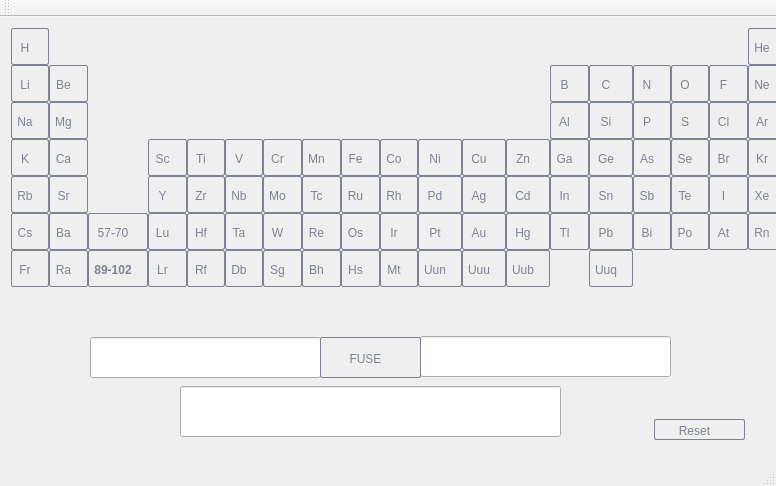
<?xml version="1.0" encoding="UTF-8"?>
<ui version="4.0">
 <class>PeriodicTable</class>
 <widget class="QMainWindow" name="PeriodicTable">
  <property name="geometry">
   <rect>
    <x>0</x>
    <y>0</y>
    <width>776</width>
    <height>486</height>
   </rect>
  </property>
  <property name="windowTitle">
   <string>Elements</string>
  </property>
  <property name="styleSheet">
   <string notr="true">QPushButton:hover{
        background: qlineargradient(x1 : 0, y1 : 0, x2 : 0, y2 :   1, stop :   0.0 #ffd9aa,
                stop :   0.5 #ffbb6e, stop :   0.55 #feae42, stop :   1.0 #fedb74);
}

QPushButton {
        border: 1px solid #7d8392;
        border-radius: 2px;
        padding: 5px 15px 2px 5px;
        background: qlineargradient(x1 : 0, y1 : 0, x2 : 0, y2 :   1, stop :   0.0 #f5f9ff,
                stop :   0.5 #c7dfff, stop :   0.55 #afd2ff, stop :   1.0 #c0dbff);
        color: #7d8392;
        font: bold large &quot;Arial&quot;;
        height: 30px;
}




QPushButton:pressed {
        background: qlineargradient(x1 : 0, y1 : 0, x2 : 0, y2 :   1, stop :   0.0 #c0dbff,
        stop :   0.5 #cfd26f, stop :   0.55 #c7df6f, stop :   1.0 #f5f9ff);
        padding-top: 2px;
        padding-left: 3px;

}


QPushButton:on {
        background: qlineargradient(x1 : 0, y1 : 0, x2 : 0, y2 :   1, stop :   0.0 #5AA72D,
        stop :   0.5 #B3E296, stop :   0.55 #B3E296, stop :   1.0 #f5f9ff);
        padding-top: 2px;
        padding-left: 3px;
}
</string>
  </property>
  <widget class="QWidget" name="centralWidget">
   <widget class="QWidget" name="layoutWidget">
    <property name="geometry">
     <rect>
      <x>0</x>
      <y>0</y>
      <width>797</width>
      <height>281</height>
     </rect>
    </property>
    <layout class="QGridLayout" name="gridLayout">
     <property name="sizeConstraint">
      <enum>QLayout::SetNoConstraint</enum>
     </property>
     <property name="spacing">
      <number>0</number>
     </property>
     <item row="2" column="14">
      <widget class="QPushButton" name="Si">
       <property name="text">
        <string>Si</string>
       </property>
      </widget>
     </item>
     <item row="3" column="17">
      <widget class="QPushButton" name="Br">
       <property name="text">
        <string>Br</string>
       </property>
      </widget>
     </item>
     <item row="3" column="7">
      <widget class="QPushButton" name="Mn">
       <property name="text">
        <string>Mn</string>
       </property>
      </widget>
     </item>
     <item row="3" column="11">
      <widget class="QPushButton" name="Cu">
       <property name="text">
        <string>Cu</string>
       </property>
      </widget>
     </item>
     <item row="3" column="6">
      <widget class="QPushButton" name="Cr">
       <property name="text">
        <string>Cr</string>
       </property>
      </widget>
     </item>
     <item row="3" column="5">
      <widget class="QPushButton" name="V">
       <property name="text">
        <string>V</string>
       </property>
      </widget>
     </item>
     <item row="3" column="4">
      <widget class="QPushButton" name="Ti">
       <property name="text">
        <string>Ti</string>
       </property>
      </widget>
     </item>
     <item row="3" column="9">
      <widget class="QPushButton" name="Co">
       <property name="text">
        <string>Co</string>
       </property>
      </widget>
     </item>
     <item row="3" column="16">
      <widget class="QPushButton" name="Se">
       <property name="text">
        <string>Se</string>
       </property>
      </widget>
     </item>
     <item row="2" column="18">
      <widget class="QPushButton" name="Ar">
       <property name="text">
        <string>Ar</string>
       </property>
      </widget>
     </item>
     <item row="3" column="10">
      <widget class="QPushButton" name="Ni">
       <property name="text">
        <string>Ni</string>
       </property>
      </widget>
     </item>
     <item row="2" column="17">
      <widget class="QPushButton" name="Cl">
       <property name="text">
        <string>Cl</string>
       </property>
      </widget>
     </item>
     <item row="3" column="0">
      <widget class="QPushButton" name="K">
       <property name="text">
        <string>K</string>
       </property>
      </widget>
     </item>
     <item row="3" column="1">
      <widget class="QPushButton" name="Ca">
       <property name="text">
        <string>Ca</string>
       </property>
      </widget>
     </item>
     <item row="3" column="3">
      <widget class="QPushButton" name="Sc">
       <property name="text">
        <string>Sc</string>
       </property>
      </widget>
     </item>
     <item row="3" column="12">
      <widget class="QPushButton" name="Zn">
       <property name="text">
        <string>Zn</string>
       </property>
      </widget>
     </item>
     <item row="3" column="8">
      <widget class="QPushButton" name="Fe">
       <property name="text">
        <string>Fe</string>
       </property>
      </widget>
     </item>
     <item row="3" column="13">
      <widget class="QPushButton" name="Ga">
       <property name="text">
        <string>Ga</string>
       </property>
      </widget>
     </item>
     <item row="3" column="14">
      <widget class="QPushButton" name="Ge">
       <property name="text">
        <string>Ge</string>
       </property>
      </widget>
     </item>
     <item row="3" column="15">
      <widget class="QPushButton" name="As">
       <property name="text">
        <string>As</string>
       </property>
      </widget>
     </item>
     <item row="2" column="13">
      <widget class="QPushButton" name="Al">
       <property name="text">
        <string>Al</string>
       </property>
      </widget>
     </item>
     <item row="2" column="16">
      <widget class="QPushButton" name="S">
       <property name="text">
        <string>S</string>
       </property>
      </widget>
     </item>
     <item row="1" column="18">
      <widget class="QPushButton" name="Ne">
       <property name="text">
        <string>Ne</string>
       </property>
      </widget>
     </item>
     <item row="1" column="17">
      <widget class="QPushButton" name="F">
       <property name="text">
        <string>F</string>
       </property>
      </widget>
     </item>
     <item row="1" column="16">
      <widget class="QPushButton" name="O">
       <property name="text">
        <string>O</string>
       </property>
      </widget>
     </item>
     <item row="1" column="15">
      <widget class="QPushButton" name="N">
       <property name="text">
        <string>N</string>
       </property>
      </widget>
     </item>
     <item row="1" column="14">
      <widget class="QPushButton" name="C">
       <property name="text">
        <string>C</string>
       </property>
      </widget>
     </item>
     <item row="1" column="13">
      <widget class="QPushButton" name="B">
       <property name="text">
        <string>B</string>
       </property>
      </widget>
     </item>
     <item row="1" column="1">
      <widget class="QPushButton" name="Be">
       <property name="text">
        <string>Be</string>
       </property>
      </widget>
     </item>
     <item row="1" column="0">
      <widget class="QPushButton" name="Li">
       <property name="text">
        <string>Li</string>
       </property>
      </widget>
     </item>
     <item row="0" column="18">
      <widget class="QPushButton" name="He">
       <property name="text">
        <string>He</string>
       </property>
      </widget>
     </item>
     <item row="0" column="0">
      <widget class="QPushButton" name="H">
       <property name="sizePolicy">
        <sizepolicy hsizetype="Minimum" vsizetype="Fixed">
         <horstretch>0</horstretch>
         <verstretch>0</verstretch>
        </sizepolicy>
       </property>
       <property name="text">
        <string>H</string>
       </property>
      </widget>
     </item>
     <item row="4" column="3">
      <widget class="QPushButton" name="Y">
       <property name="text">
        <string>Y</string>
       </property>
      </widget>
     </item>
     <item row="4" column="1">
      <widget class="QPushButton" name="Sr">
       <property name="text">
        <string>Sr</string>
       </property>
      </widget>
     </item>
     <item row="4" column="0">
      <widget class="QPushButton" name="Rb">
       <property name="text">
        <string>Rb</string>
       </property>
      </widget>
     </item>
     <item row="3" column="18">
      <widget class="QPushButton" name="Kr">
       <property name="text">
        <string>Kr</string>
       </property>
      </widget>
     </item>
     <item row="2" column="0">
      <widget class="QPushButton" name="Na">
       <property name="text">
        <string>Na</string>
       </property>
      </widget>
     </item>
     <item row="2" column="1">
      <widget class="QPushButton" name="Mg">
       <property name="text">
        <string>Mg</string>
       </property>
      </widget>
     </item>
     <item row="4" column="7">
      <widget class="QPushButton" name="Tc">
       <property name="text">
        <string>Tc</string>
       </property>
      </widget>
     </item>
     <item row="4" column="8">
      <widget class="QPushButton" name="Ru">
       <property name="text">
        <string>Ru</string>
       </property>
      </widget>
     </item>
     <item row="4" column="9">
      <widget class="QPushButton" name="Rh">
       <property name="text">
        <string>Rh</string>
       </property>
      </widget>
     </item>
     <item row="4" column="10">
      <widget class="QPushButton" name="Pd">
       <property name="text">
        <string>Pd</string>
       </property>
      </widget>
     </item>
     <item row="4" column="11">
      <widget class="QPushButton" name="Ag">
       <property name="text">
        <string>Ag</string>
       </property>
      </widget>
     </item>
     <item row="4" column="12">
      <widget class="QPushButton" name="Cd">
       <property name="text">
        <string>Cd</string>
       </property>
      </widget>
     </item>
     <item row="4" column="13">
      <widget class="QPushButton" name="In">
       <property name="text">
        <string>In</string>
       </property>
      </widget>
     </item>
     <item row="4" column="14">
      <widget class="QPushButton" name="Sn">
       <property name="text">
        <string>Sn</string>
       </property>
      </widget>
     </item>
     <item row="4" column="15">
      <widget class="QPushButton" name="Sb">
       <property name="text">
        <string>Sb</string>
       </property>
      </widget>
     </item>
     <item row="4" column="16">
      <widget class="QPushButton" name="Te">
       <property name="text">
        <string>Te</string>
       </property>
      </widget>
     </item>
     <item row="4" column="17">
      <widget class="QPushButton" name="I">
       <property name="text">
        <string>I</string>
       </property>
      </widget>
     </item>
     <item row="4" column="18">
      <widget class="QPushButton" name="Xe">
       <property name="text">
        <string>Xe</string>
       </property>
      </widget>
     </item>
     <item row="5" column="0">
      <widget class="QPushButton" name="Cs">
       <property name="text">
        <string>Cs</string>
       </property>
      </widget>
     </item>
     <item row="5" column="1">
      <widget class="QPushButton" name="Ba">
       <property name="text">
        <string>Ba</string>
       </property>
      </widget>
     </item>
     <item row="5" column="2">
      <widget class="QPushButton" name="Lanathanide_Series">
       <property name="text">
        <string>57-70</string>
       </property>
      </widget>
     </item>
     <item row="5" column="3">
      <widget class="QPushButton" name="Lu">
       <property name="text">
        <string>Lu</string>
       </property>
      </widget>
     </item>
     <item row="5" column="4">
      <widget class="QPushButton" name="Hf">
       <property name="text">
        <string>Hf</string>
       </property>
      </widget>
     </item>
     <item row="5" column="5">
      <widget class="QPushButton" name="Ta">
       <property name="text">
        <string>Ta</string>
       </property>
      </widget>
     </item>
     <item row="5" column="6">
      <widget class="QPushButton" name="W">
       <property name="text">
        <string>W</string>
       </property>
      </widget>
     </item>
     <item row="5" column="7">
      <widget class="QPushButton" name="Re">
       <property name="text">
        <string>Re</string>
       </property>
      </widget>
     </item>
     <item row="5" column="8">
      <widget class="QPushButton" name="Os">
       <property name="text">
        <string>Os</string>
       </property>
      </widget>
     </item>
     <item row="5" column="9">
      <widget class="QPushButton" name="Ir">
       <property name="text">
        <string>Ir</string>
       </property>
      </widget>
     </item>
     <item row="5" column="10">
      <widget class="QPushButton" name="Pt">
       <property name="text">
        <string>Pt</string>
       </property>
      </widget>
     </item>
     <item row="5" column="11">
      <widget class="QPushButton" name="Au">
       <property name="text">
        <string>Au</string>
       </property>
      </widget>
     </item>
     <item row="5" column="12">
      <widget class="QPushButton" name="Hg">
       <property name="text">
        <string>Hg</string>
       </property>
      </widget>
     </item>
     <item row="5" column="13">
      <widget class="QPushButton" name="Tl">
       <property name="text">
        <string>Tl</string>
       </property>
      </widget>
     </item>
     <item row="5" column="14">
      <widget class="QPushButton" name="Pb">
       <property name="text">
        <string>Pb</string>
       </property>
      </widget>
     </item>
     <item row="5" column="15">
      <widget class="QPushButton" name="Bi">
       <property name="text">
        <string>Bi</string>
       </property>
      </widget>
     </item>
     <item row="5" column="16">
      <widget class="QPushButton" name="Po">
       <property name="text">
        <string>Po</string>
       </property>
      </widget>
     </item>
     <item row="5" column="17">
      <widget class="QPushButton" name="At">
       <property name="text">
        <string>At</string>
       </property>
      </widget>
     </item>
     <item row="5" column="18">
      <widget class="QPushButton" name="Rn">
       <property name="text">
        <string>Rn</string>
       </property>
      </widget>
     </item>
     <item row="6" column="0">
      <widget class="QPushButton" name="Fr">
       <property name="text">
        <string>Fr</string>
       </property>
      </widget>
     </item>
     <item row="6" column="1">
      <widget class="QPushButton" name="Ra">
       <property name="text">
        <string>Ra</string>
       </property>
      </widget>
     </item>
     <item row="6" column="2">
      <widget class="QPushButton" name="Actinide_Series">
       <property name="font">
        <font>
         <family>Arial</family>
         <weight>75</weight>
         <italic>false</italic>
         <bold>true</bold>
        </font>
       </property>
       <property name="text">
        <string>89-102</string>
       </property>
      </widget>
     </item>
     <item row="6" column="3">
      <widget class="QPushButton" name="Lr">
       <property name="text">
        <string>Lr</string>
       </property>
      </widget>
     </item>
     <item row="6" column="4">
      <widget class="QPushButton" name="Rf">
       <property name="text">
        <string>Rf</string>
       </property>
      </widget>
     </item>
     <item row="6" column="5">
      <widget class="QPushButton" name="Db">
       <property name="text">
        <string>Db</string>
       </property>
      </widget>
     </item>
     <item row="6" column="6">
      <widget class="QPushButton" name="Sg">
       <property name="text">
        <string>Sg</string>
       </property>
      </widget>
     </item>
     <item row="6" column="7">
      <widget class="QPushButton" name="Bh">
       <property name="text">
        <string>Bh</string>
       </property>
      </widget>
     </item>
     <item row="6" column="8">
      <widget class="QPushButton" name="Hs">
       <property name="text">
        <string>Hs</string>
       </property>
      </widget>
     </item>
     <item row="6" column="9">
      <widget class="QPushButton" name="Mt">
       <property name="text">
        <string>Mt</string>
       </property>
      </widget>
     </item>
     <item row="6" column="10">
      <widget class="QPushButton" name="Uun">
       <property name="text">
        <string>Uun</string>
       </property>
      </widget>
     </item>
     <item row="6" column="11">
      <widget class="QPushButton" name="Uuu">
       <property name="text">
        <string>Uuu</string>
       </property>
      </widget>
     </item>
     <item row="6" column="12">
      <widget class="QPushButton" name="Uub">
       <property name="text">
        <string>Uub</string>
       </property>
      </widget>
     </item>
     <item row="6" column="14">
      <widget class="QPushButton" name="Uuq">
       <property name="text">
        <string>Uuq</string>
       </property>
      </widget>
     </item>
     <item row="4" column="4">
      <widget class="QPushButton" name="Zr">
       <property name="text">
        <string>Zr</string>
       </property>
      </widget>
     </item>
     <item row="2" column="15">
      <widget class="QPushButton" name="P">
       <property name="text">
        <string>P</string>
       </property>
      </widget>
     </item>
     <item row="4" column="5">
      <widget class="QPushButton" name="Nb">
       <property name="text">
        <string>Nb</string>
       </property>
      </widget>
     </item>
     <item row="4" column="6">
      <widget class="QPushButton" name="Mo">
       <property name="text">
        <string>Mo</string>
       </property>
      </widget>
     </item>
    </layout>
   </widget>
   <widget class="QPushButton" name="resetButton">
    <property name="geometry">
     <rect>
      <x>654</x>
      <y>402</y>
      <width>91</width>
      <height>21</height>
     </rect>
    </property>
    <property name="text">
     <string>Reset</string>
    </property>
   </widget>
   <widget class="QLineEdit" name="lineEdit_firstElement">
    <property name="geometry">
     <rect>
      <x>90</x>
      <y>320</y>
      <width>231</width>
      <height>41</height>
     </rect>
    </property>
    <property name="readOnly">
     <bool>true</bool>
    </property>
   </widget>
   <widget class="QLineEdit" name="lineEdit_SecondElement">
    <property name="geometry">
     <rect>
      <x>420</x>
      <y>319</y>
      <width>251</width>
      <height>41</height>
     </rect>
    </property>
    <property name="readOnly">
     <bool>true</bool>
    </property>
   </widget>
   <widget class="QLineEdit" name="lineEdit_Compound">
    <property name="geometry">
     <rect>
      <x>180</x>
      <y>369</y>
      <width>381</width>
      <height>51</height>
     </rect>
    </property>
    <property name="readOnly">
     <bool>true</bool>
    </property>
   </widget>
   <widget class="QWidget" name="gridLayoutWidget">
    <property name="geometry">
     <rect>
      <x>40</x>
      <y>280</y>
      <width>691</width>
      <height>41</height>
     </rect>
    </property>
    <layout class="QGridLayout" name="gridLayout_2"/>
   </widget>
   <widget class="QPushButton" name="fuseButton">
    <property name="geometry">
     <rect>
      <x>320</x>
      <y>320</y>
      <width>101</width>
      <height>41</height>
     </rect>
    </property>
    <property name="text">
     <string>FUSE</string>
    </property>
   </widget>
  </widget>
  <widget class="QMenuBar" name="menuBar">
   <property name="geometry">
    <rect>
     <x>0</x>
     <y>0</y>
     <width>776</width>
     <height>26</height>
    </rect>
   </property>
  </widget>
  <widget class="QToolBar" name="mainToolBar">
   <attribute name="toolBarArea">
    <enum>TopToolBarArea</enum>
   </attribute>
   <attribute name="toolBarBreak">
    <bool>false</bool>
   </attribute>
  </widget>
  <widget class="QStatusBar" name="statusBar"/>
 </widget>
 <layoutdefault spacing="6" margin="11"/>
 <resources/>
 <connections/>
</ui>
